Frame 1 (no input): blank canvas, image omitted
Frame 60 (the mouse pressed at the canvas centre just before this capture): blank canvas, image omitted
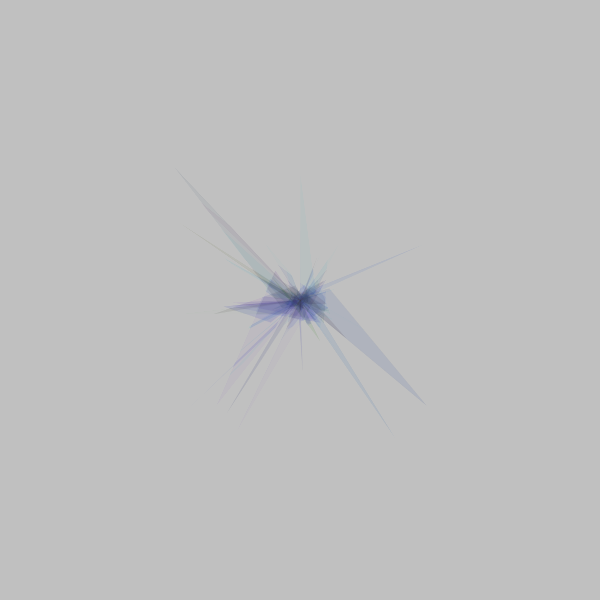
Frame 120 (the mouse held since frame 60 and released just before this capture)

The Processing sketch whose frames 1 and 60 were blank and that drew this single picture after the mouse press (run headless with seeded random() and noise(); from frame 60 on, the mouse is pressed at the canvas centre):

// Processing sketch: processing_26858
// ── processing_26858.pde

//3288112 - Kenny Wong
//

float x,y,x2,y2,x3,y3;
int rate = 12;
int transp = 2;
int colour = 0;
int state = 0;
int auto = 0;

void setup ( ) {
  background(192);
  size (600,600);
  smooth();
}

void draw () {

  frameRate(rate);

  pushMatrix();
  translate(width/2,height/2); // move (0,0) point to centre

  if (mousePressed) {
    auto = 0;
    state = 1;

  }

  //converting mouse values into corresponding values on a graph so anything to the left or below the (0,0) point results in negative values 
  if (mouseX > width/2) { 
    x = mouseX - width/2;
    if (x>width/2) { //contraining values to within the screen
      x = width/2;
    }
  }
  if (mouseX <= width/2) {
    x = (width/2 - mouseX)*-1;
    if (x< -width/2) {
      x = -width/2;
    }
  }
  if (mouseY > height/2) {
    y = (mouseY - height/2);
    if (y >height/2) {
      y = height/2;
    }
  }
  if (mouseY <= height/2) {
    y = (height/2 - mouseY)*-1;
    if (y < -height/2) {
      y = -height/2;
    }
  }

  //if the mouse is closer to the (0,0) point, the range of random points is constricted
  if (x > -width/4 && x< width/4) {
    x2 = random (-width/4,width/4);
  } 
  else {
    x2 = random (-width/2,width/2);
  }
  if (y > -height/4 && y< height/4) {
    y2 = random (-height/4,height/4);
  } 
  else {
    y2 = random (-height/2,height/2);
  }

  if (colour == 0) { //keeps toggled colour after you clear the screen with 'q' button
    fill ( random (40),random (95),random (200),30);
  }
  if (colour == 1) {
    fill ( random (120,210),random (100),random (40),30);
  }


    fill ( random (40),random (95),random (200),30);

  if (state == 1 && auto ==0) {
    stroke (10,5);
    quad(0,0, random(x-10,x+10), random(y-10,y+10), random(x-30, x+30),random(y-30,y+30), x2, y2);
    //trail
    fill(255,transp);
    noStroke();
    rect(-width/2,-height/2,width,height);
  }
  if (state == 0 && auto ==2) {
    x3 = random(-width/2,width/2);
    y3 = random(-height/2,height/2);
    quad(0,0, random(x3-10,x3+10), random(y3-10,y3+10), random(x3-30, x3+30),random(y3-30,y3+30), random(x3-20, x3+20),random(y3-20,y3+20));
    //trail
    fill(255,transp);
    noStroke();
    rect(-width/2,-height/2,width,height);
  }
  popMatrix();
  if (state == 0 && auto == 1) {
    stroke (10,5);
    quad(width/2,height/2, random(width), random(height), random(width),random(height),random (width), random (height));
    //trail
    fill(255,transp);
    noStroke();
    rect(0,0,width,height);
  }
}

void keyReleased() {
  if(key == 'q' ||key== 'Q') {
    background(192);
  }
}
